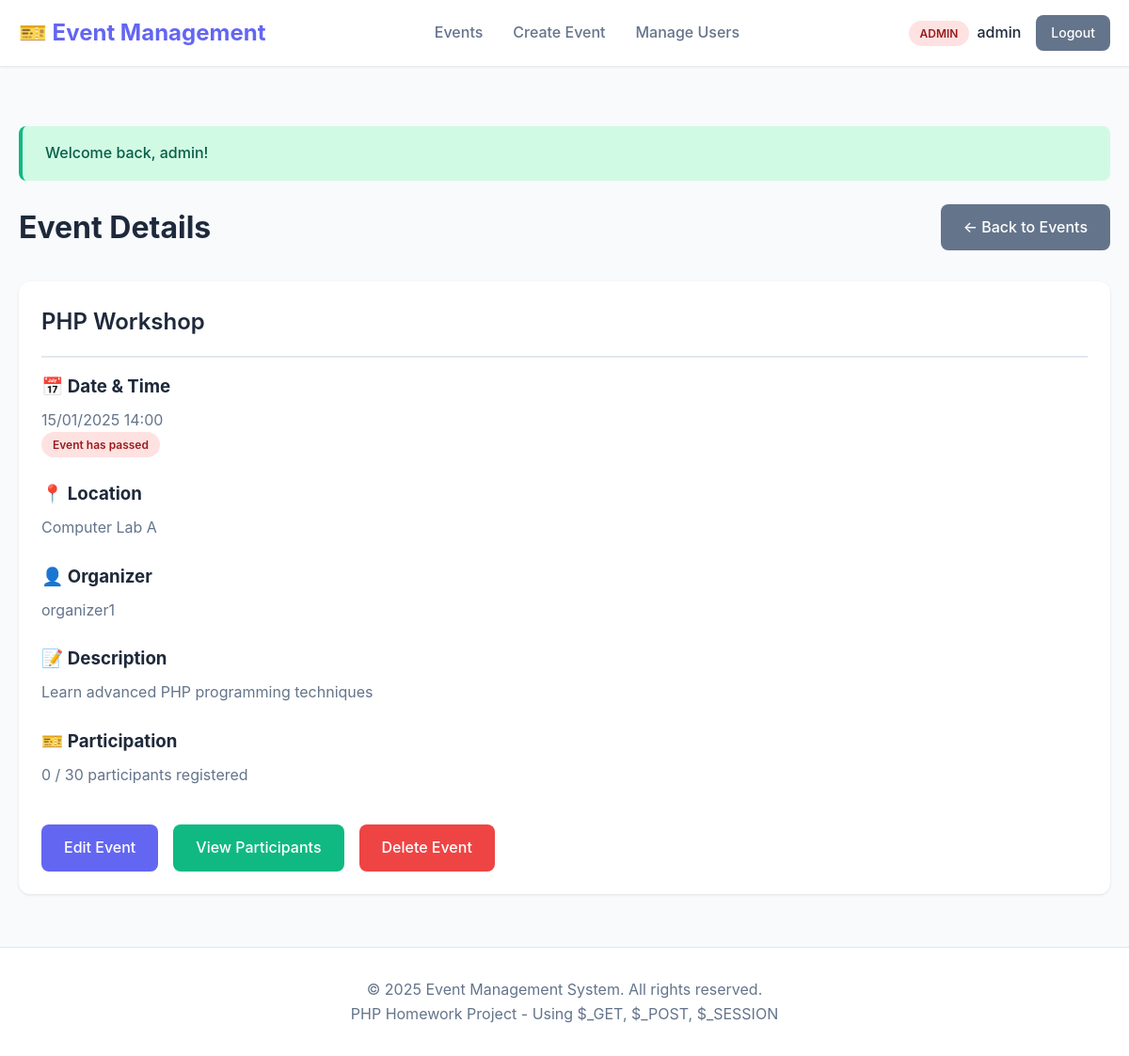
The page /event_details.php?id=1 (signed in) on the database its author committed.
### tables this page shows
CREATE TABLE IF NOT EXISTS events (
    id INT AUTO_INCREMENT PRIMARY KEY,
    organizer_id INT NOT NULL,
    title VARCHAR(200) NOT NULL,
    description TEXT,
    event_date DATETIME NOT NULL,
    location VARCHAR(255),
    max_participants INT DEFAULT 100,
    created_at TIMESTAMP DEFAULT CURRENT_TIMESTAMP,
    FOREIGN KEY (organizer_id) REFERENCES users(id) ON DELETE CASCADE,
    INDEX idx_organizer (organizer_id),
    INDEX idx_event_date (event_date)
);

CREATE TABLE IF NOT EXISTS users (
    id INT AUTO_INCREMENT PRIMARY KEY,
    username VARCHAR(50) UNIQUE NOT NULL,
    email VARCHAR(100) UNIQUE NOT NULL,
    password VARCHAR(255) NOT NULL,
    role ENUM('admin', 'organizer', 'participant') DEFAULT 'participant',
    created_at TIMESTAMP DEFAULT CURRENT_TIMESTAMP,
    INDEX idx_username (username),
    INDEX idx_email (email),
    INDEX idx_role (role)
);

### event_details.php (the view, shortened to what this page needs)
<?php
require_once 'config.php';
$event_id = isset($_GET['id']) ? (int)$_GET['id'] : 0;
$stmt = $pdo->prepare("
    SELECT e.*, u.username as organizer_name, u.email as organizer_email
    FROM events e
    JOIN users u ON e.organizer_id = u.id
    WHERE e.id = ?
");
$stmt->execute([$event_id]);
$event = $stmt->fetch();
$current_user = get_user_info();
$is_organizer = $current_user['id'] == $event['organizer_id'];
$is_admin = $current_user['role'] === 'admin';
$is_past = strtotime($event['event_date']) < time();
$stmt = $pdo->prepare("SELECT COUNT(*) FROM tickets WHERE event_id = ? AND status = 'active'");
$stmt->execute([$event_id]);
$participant_count = $stmt->fetchColumn();
include 'header.php';
?>
<?php echo display_messages(); ?>
<div class="page-header">
    <h1 class="page-title">Event Details</h1>
    <a href="index.php" class="btn btn-secondary">← Back to Events</a>
</div>
<div class="card">
    <div class="card-header">
        <h2 class="card-title"><?php echo sanitize_input($event['title']); ?></h2>
    </div>
    <div style="display: grid; gap: 1.5rem;">
        <div>
            <h3 style="margin-bottom: 0.5rem; color: var(--text-primary);">📅 Date & Time</h3>
            <p style="color: var(--text-secondary);"><?php echo format_date($event['event_date']); ?></p>
            <?php if ($is_past): ?>
                <span class="badge badge-danger">Event has passed</span>
            <?php endif; ?>
        </div>
        <div>
            <h3 style="margin-bottom: 0.5rem; color: var(--text-primary);">📍 Location</h3>
            <p style="color: var(--text-secondary);"><?php echo sanitize_input($event['location']); ?></p>
        </div>
        <div>
            <h3 style="margin-bottom: 0.5rem; color: var(--text-primary);">👤 Organizer</h3>
            <p style="color: var(--text-secondary);"><?php echo sanitize_input($event['organizer_name']); ?></p>
        </div>
        <div>
            <h3 style="margin-bottom: 0.5rem; color: var(--text-primary);">📝 Description</h3>
            <p style="color: var(--text-secondary); line-height: 1.6;"><?php echo nl2br(sanitize_input($event['description'])); ?></p>
        </div>
        <div>
            <h3 style="margin-bottom: 0.5rem; color: var(--text-primary);">🎫 Participation</h3>
            <p style="color: var(--text-secondary);">
                <?php echo $participant_count; ?> / <?php echo $event['max_participants']; ?> participants registered
            </p>
        </div>
        <div style="display: flex; gap: 1rem; flex-wrap: wrap; margin-top: 1rem;">
            <?php if ($is_organizer || $is_admin): ?>
                <a href="edit_event.php?id=<?php echo $event_id; ?>" class="btn btn-primary">Edit Event</a>
                <a href="view_participants.php?event_id=<?php echo $event_id; ?>" class="btn btn-success">View Participants</a>
                <a href="delete_event.php?id=<?php echo $event_id; ?>"
                   class="btn btn-danger"
                   onclick="return confirm('Are you sure you want to delete this event? This action cannot be undone.')">
                   Delete Event
                </a>
            <?php endif; ?>
        </div>
    </div>
</div>
<?php include 'footer.php'; ?>

### style.css (style rules this page uses)
:root { --primary-color: #6366f1; --primary-dark: #4f46e5; --secondary-color: #64748b; --success-color: #10b981; --error-color: #ef4444; --warning-color: #f59e0b; --background: #f8fafc; --surface: #ffffff; --text-primary: #1e293b; --text-secondary: #64748b; --border-color: #e2e8f0; --shadow: 0 1px 3px rgba(0, 0, 0, 0.1); --shadow-lg: 0 10px 25px rgba(0, 0, 0, 0.1); }
* { margin: 0; padding: 0; box-sizing: border-box; }
body { font-family: -apple-system, BlinkMacSystemFont, 'Segoe UI', Roboto, 'Helvetica Neue', Arial, sans-serif; background-color: var(--background); color: var(--text-primary); line-height: 1.6; min-height: 100vh; display: flex; flex-direction: column; }
.btn { display: inline-block; padding: 0.75rem 1.5rem; border: none; border-radius: 0.5rem; font-size: 1rem; font-weight: 500; text-decoration: none; cursor: pointer; transition: all 0.3s; text-align: center; }
.btn-primary { background: var(--primary-color); color: white; }
.btn-secondary { background: var(--secondary-color); color: white; }
.btn-success { background: var(--success-color); color: white; }
.btn-danger { background: var(--error-color); color: white; }
.card { background: var(--surface); border-radius: 0.75rem; padding: 1.5rem; box-shadow: var(--shadow); margin-bottom: 1.5rem; }
.card-header { border-bottom: 2px solid var(--border-color); padding-bottom: 1rem; margin-bottom: 1rem; }
.card-title { font-size: 1.5rem; font-weight: 600; color: var(--text-primary); }
.page-header { display: flex; justify-content: space-between; align-items: center; margin-bottom: 2rem; }
.page-title { font-size: 2rem; font-weight: 700; color: var(--text-primary); }
.badge { display: inline-block; padding: 0.25rem 0.75rem; border-radius: 9999px; font-size: 0.75rem; font-weight: 600; }
.badge-danger { background: #fee2e2; color: #991b1b; }

### rows shown on the page
events: title "PHP Workshop", event_date "15/01/2025 14:00", location "Computer Lab A", organizer.username "organizer1", description "Learn advanced PHP programming techniques", max_participants "30"

### other values the page prints
$current_user['role'] "ADMIN"
sanitize_input($current_user['username']) "admin"
sanitize_input($_SESSION['success_message']) "Welcome back, admin!"
$participant_count "0"
